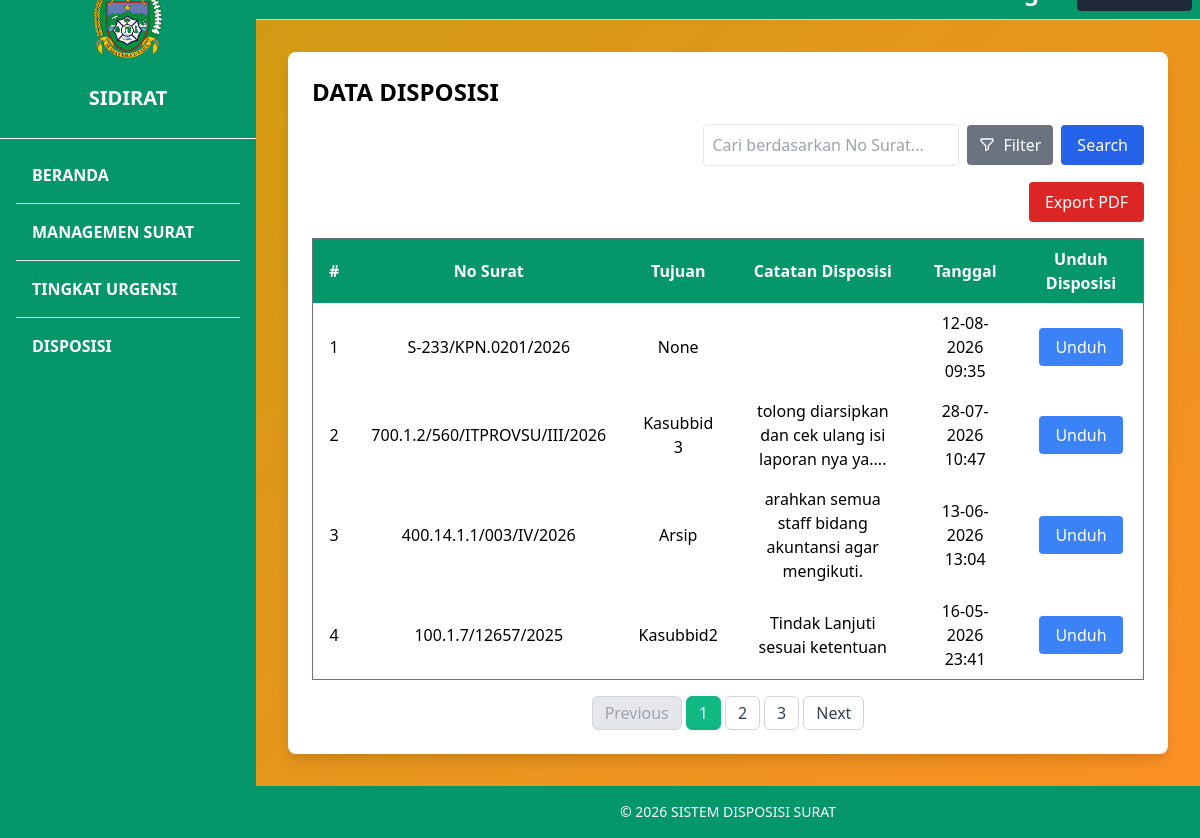
The app's page /disposisi/ with its own data.
### core/models.py (models this page shows, shortened)
class Disposisi(models.Model):
    TUJUAN_CHOICES = [
        ("Staf", "Staf"),
        ("Kasubbid 1", "Kasubbid 1"),
        ("Kasubbid 2", "Kasubbid 2"),
        ("Kasubbid 3", "Kasubbid 3 / Jafung"),
        ("Kabid", "Kabid"),
        ("Arsip", "Arsip"),
    ]
    surat = models.OneToOneField(Surat, on_delete=models.CASCADE, related_name="disposisi")
    catatan = models.TextField(default="", blank=True)
    tujuan = models.CharField(max_length=100, choices=TUJUAN_CHOICES, blank=True, null=True)
    tanggal = models.DateTimeField(auto_now_add=True)

class Surat(models.Model):
    no_surat = models.CharField(max_length=100, unique=True)
    perihal = models.ForeignKey('Perihal', on_delete=models.CASCADE)
    file = models.FileField(upload_to='surat/', null=True, blank=True)
    tanggal = models.DateField(auto_now_add=True)
    tanggal_surat = models.DateField(null=False, blank=False)
    pengirim = models.ForeignKey('Pengirim', on_delete=models.SET_NULL, null=True, blank=True)
    sumber_surat = models.ForeignKey('Sumbersurat', on_delete=models.SET_NULL, null=True, blank=True)
    keterangan = models.TextField(null=True, blank=True)
    status = models.ForeignKey('Status', on_delete=models.SET_NULL, null=True, blank=True)
    sifat = models.ForeignKey('Sifat', on_delete=models.SET_NULL, null=True, blank=True)

### topsis/views.py (the view)
# urls.py: path('disposisi/', views.disposisi_index, name='disposisi_index'),
def disposisi_index(request):
    query = request.GET.get('q') or ""
    tujuan_filter = request.GET.get('tujuan')
    tanggal_filter = request.GET.get('tanggal')
    data = Disposisi.objects.select_related('surat').order_by('-tanggal')
    if query:
        data = data.filter(surat__no_surat__icontains=query)
    if tujuan_filter and tujuan_filter != "":
        data = data.filter(tujuan__icontains=tujuan_filter)
    if tanggal_filter and tanggal_filter != "":
        data = data.filter(tanggal__date=tanggal_filter)  # filter by date (YYYY-MM-DD)
    paginator = Paginator(data, 4)
    page_number = request.GET.get('page')
    page_obj = paginator.get_page(page_number)
    tujuan_list = Disposisi.objects.values_list('tujuan', flat=True).distinct()
    tanggal_list = Disposisi.objects.dates('tanggal', 'day').distinct()
    return render(request, 'disposisi/disposisi_index.html', {
        'page_obj': page_obj,
        'query': query,
        'tujuan_filter': tujuan_filter,
        'tanggal_filter': tanggal_filter,
        'tujuan_list': tujuan_list,
        'tanggal_list': tanggal_list,
    })

### spk_surat/context_processors.py (called while the page is built, shortened)
def disposisi_notification(request):
    pending_disposisi_count = 0
    is_kabid = False
    return {
        'pending_disposisi_count': pending_disposisi_count,
        'is_user_kabid': is_kabid,
    }

### templates/disposisi/disposisi_index.html (shortened to what this page needs)
{% extends 'base.html' %}
{% block content %}
<div class="bg-white shadow-lg rounded-lg p-6">
<h2 class="text-2xl font-bold mb-4">DATA DISPOSISI</h2>
<div class="flex space-x-4 mb-4 justify-end" x-data="{ openFilter: false, selectedFilter: '' }">
  <form method="get" class="flex space-x-2 items-center">
    <input type="text" name="q" value="{{ query|default:'' }}"
           placeholder="Cari berdasarkan No Surat..."
           class="border rounded p-2 w-64">
    <div class="relative">
      <button type="button" @click="openFilter = !openFilter"
              class="bg-gray-500 text-white px-3 py-2 rounded inline-flex items-center">
        <svg class="w-4 h-4 mr-2" fill="none" stroke="currentColor" viewBox="0 0 24 24">
          <path stroke-linecap="round" stroke-linejoin="round" stroke-width="2"
                d="M3 4a1 1 0 011-1h16a1 1 0 011 1v2l-7 7v5l-4 2v-7L3 6V4z"/>
        </svg>
        Filter
      </button>
    </div>
    <button type="submit" class="bg-blue-600 text-white px-4 py-2 rounded hover:bg-blue-700">
      Search
    </button>
  </form>
</div>
<div class="flex justify-end space-x-2 mb-4">
        <a href="{% url 'exportdisposisi_pdf' %}" class="bg-red-600 hover:bg-red-400 text-white px-4 py-2 rounded">Export PDF</a>
    </div>
<table class="w-full border border-gray-500 border-collapse">
  <thead>
    <tr class="bg-green-600 text-white">
      <th class="px-4 py-2">#</th>
      <th class="px-4 py-2">No Surat</th>
      <th class="px-4 py-2">Tujuan</th>
      <th class="px-4 py-2">Catatan Disposisi</th>
      <th class="px-4 py-2">Tanggal</th>
      <th class="px-4 py-2">Unduh Disposisi</th>
    </tr>
  </thead>
  <tbody>
    {% for d in page_obj %}
      <tr>
        <td class="text-center py-2 px-4">{{ forloop.counter0|add:page_obj.start_index }}</td>
        <td class="text-center px-4 py-2">{{ d.surat.no_surat }}</td>
        <td class="text-center px-4 py-2">{{ d.tujuan }}</td>
        <td class="text-center px-4 py-2">{{ d.catatan }}</td>
        <td class="text-center px-4 py-2">{{ d.tanggal|date:"d-m-Y H:i" }}</td>
        <td class="text-center px-4 py-2">
        <a href="{% url 'export_disposisi_pdf' d.id %}" class="bg-blue-500 text-white px-4 py-2 rounded">Unduh</a>
      </td>
      </tr>
    {% empty %}
      <tr>
        <td colspan="4" class="text-center py-4">Belum ada disposisi</td>
      </tr>
    {% endfor %}
  </tbody>
</table>
<div class="flex justify-center mt-4">
  <nav class="inline-flex space-x-1">
    {% if page_obj.has_previous %}
      <a href="?page={{ page_obj.previous_page_number }}"
         class="px-3 py-1 rounded-md border border-gray-300 bg-white text-gray-700 hover:bg-gray-100">
        Previous
      </a>
    {% else %}
      <span class="px-3 py-1 rounded-md border border-gray-300 bg-gray-200 text-gray-400 cursor-not-allowed">
        Previous
      </span>
    {% endif %}
    {% for num in page_obj.paginator.page_range %}
      {% if page_obj.number == num %}
        <span class="px-3 py-1 rounded-md border border-green-500 bg-green-500 text-white">
          {{ num }}
        </span>
      {% else %}
        <a href="?page={{ num }}"
           class="px-3 py-1 rounded-md border border-gray-300 bg-white text-gray-700 hover:bg-gray-100">
          {{ num }}
        </a>
      {% endif %}
    {% endfor %}
    {% if page_obj.has_next %}
      <a href="?page={{ page_obj.next_page_number }}"
         class="px-3 py-1 rounded-md border border-gray-300 bg-white text-gray-700 hover:bg-gray-100">
        Next
      </a>
    {% else %}
      <span class="px-3 py-1 rounded-md border border-gray-300 bg-gray-200 text-gray-400 cursor-not-allowed">
        Next
      </span>
    {% endif %}
  </nav>
</div>
</div>
{% endblock %}

### media/static/style.css (style rules this page uses)
body { margin: 0; height: 100vh; display: flex; align-items: center; justify-content: center; background: linear-gradient(135deg, #cb9c11 0%, #fc9025 100%); font-family: Arial, sans-serif; }

### records on screen
Disposisi: surat.no_surat "S-233/KPN.0201/2026", tujuan "None", tanggal "12-08-2026 09:35"
Disposisi: surat.no_surat "700.1.2/560/ITPROVSU/III/2026", tujuan "Kasubbid 3", catatan "tolong diarsipkan dan cek ulang isi laporan nya ya....", tanggal "28-07-2026 10:47"
Disposisi: surat.no_surat "400.14.1.1/003/IV/2026", tujuan "Arsip", catatan "arahkan semua staff bidang akuntansi agar mengikuti.", tanggal "13-06-2026 13:04"
Disposisi: surat.no_surat "100.1.7/12657/2025", tujuan "Kasubbid2", catatan "Tindak Lanjuti sesuai ketentuan", tanggal "16-05-2026 23:41"

### other values on screen
{{ num }} "1"
{{ num }} "2" "3"
